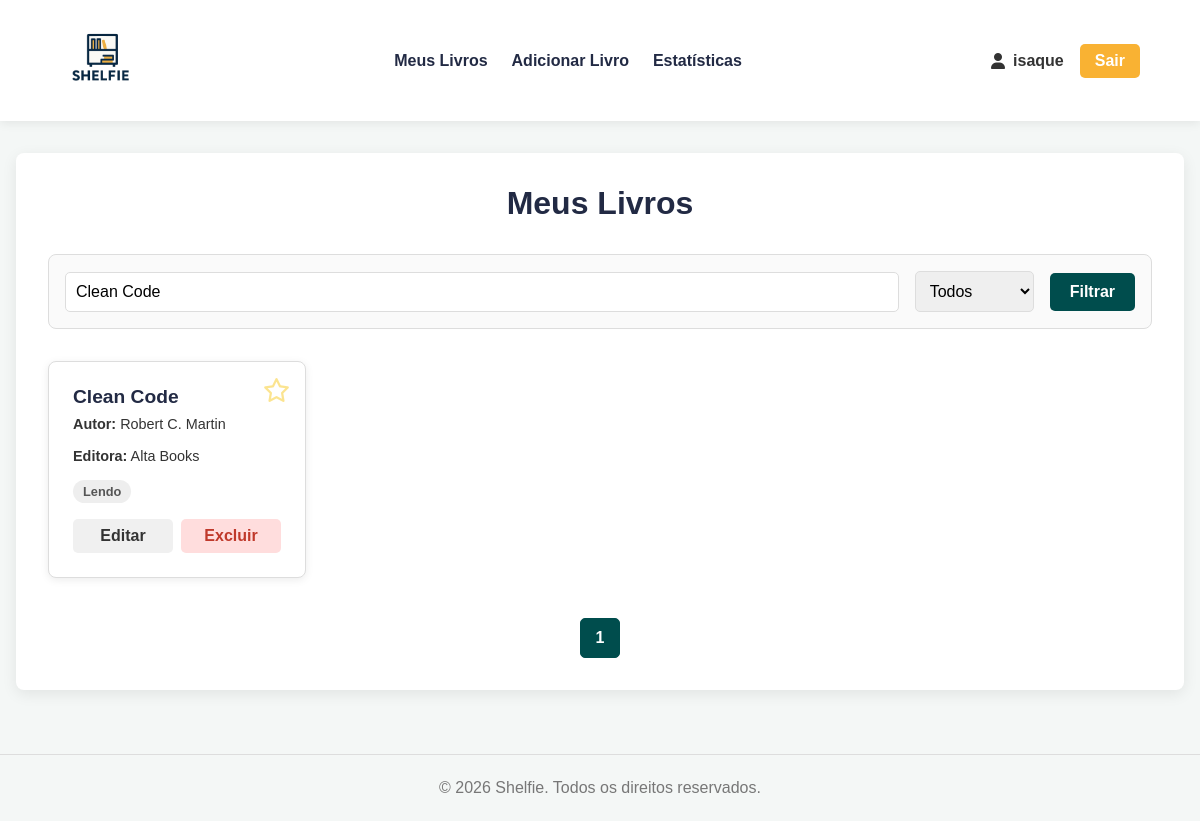
The app's page /app/meus_livros.php?busca=Clean Code (signed in) with its own data.
### tables this page shows
CREATE TABLE IF NOT EXISTS livros (
    id INT AUTO_INCREMENT PRIMARY KEY,
    id_usuario INT NOT NULL,
    titulo VARCHAR(255) NOT NULL,
    autor VARCHAR(150) NOT NULL,
    editora VARCHAR(150) DEFAULT NULL,
    categoria VARCHAR(100) DEFAULT NULL,
    andamento ENUM('Quero Ler', 'Lendo', 'Lido', 'Abandonei') NOT NULL DEFAULT 'Quero Ler',
    nota TINYINT DEFAULT NULL,
    resenha TEXT DEFAULT NULL,
    favorito TINYINT(1) NOT NULL DEFAULT 0,
    data_adicao DATETIME DEFAULT CURRENT_TIMESTAMP,
    FOREIGN KEY (id_usuario) REFERENCES usuarios(id) ON DELETE CASCADE
);

### app/meus_livros.php (the view, shortened to what this page needs)
<?php
include 'templates/header.php';
require 'conexao.php';
$limit = 8;
$page = isset($_GET['page']) ? (int)$_GET['page'] : 1;
$offset = ($page > 0) ? ($page - 1) * $limit : 0;
$params = [$_SESSION['id_usuario']];
$sql = "SELECT SQL_CALC_FOUND_ROWS * FROM livros WHERE id_usuario = ?";
if (!empty($_GET['busca'])) {
    $sql .= " AND (titulo LIKE ? OR autor LIKE ?)";
    $params[] = '%' . $_GET['busca'] . '%';
    $params[] = '%' . $_GET['busca'] . '%';
}
$sql .= " ORDER BY data_adicao DESC LIMIT $limit OFFSET $offset";
$stmt = $pdo->prepare($sql);
$stmt->execute($params);
$livros = $stmt->fetchAll(PDO::FETCH_ASSOC);
$total_livros = $pdo->query("SELECT FOUND_ROWS()")->fetchColumn();
$total_pages = ceil($total_livros / $limit);
?>
<div class="container page-container">
    <h1>Meus Livros</h1>
    <div class="search-filter-box">
        <form action="meus_livros.php" method="GET">
             <input type="text" name="busca" placeholder="Buscar por título ou autor..." value="<?= htmlspecialchars($_GET['busca'] ?? '') ?>">
            <select name="filtro_status">
                <option value="">Todos</option>
            </select>
            <button type="submit">Filtrar</button>
        </form>
    </div>
<div class="livros-grid">
    <?php foreach ($livros as $livro): ?>
        <div class="livro-card">
            <div class="card-favorito">
                <a href="processa_favorito.php?id=<?= $livro['id'] ?>">
                    <i class="<?= $livro['favorito'] ? 'fa-solid fa-star' : 'fa-regular fa-star' ?>"></i>
                </a>
            </div>
            <h4><?= htmlspecialchars($livro['titulo']) ?></h4>
            <p><strong>Autor:</strong> <?= htmlspecialchars($livro['autor']) ?></p>
            <?php if (!empty($livro['editora'])): ?>
                <p><strong>Editora:</strong> <?= htmlspecialchars($livro['editora']) ?></p>
            <?php endif; ?>
            <span class="status-tag"><?= htmlspecialchars($livro['andamento']) ?></span>
            <div class="card-actions">
                <a href="editar_livro.php?id=<?= $livro['id'] ?>" class="btn-edit">Editar</a>
                <a href="processa_exclusao.php?id=<?= $livro['id'] ?>" class="btn-delete" onclick="return confirm('Tem certeza que deseja excluir este livro?')">Excluir</a>
            </div>
        </div>
    <?php endforeach; ?>
</div>
    <div class="pagination">
        <?php for ($i = 1; $i <= $total_pages; $i++): ?>
            <a href="?page=<?= $i ?>&busca=<?= htmlspecialchars($_GET['busca'] ?? '') ?>&filtro_status=<?= htmlspecialchars($_GET['filtro_status'] ?? '') ?>" class="<?= $page == $i ? 'active' : '' ?>"><?= $i ?></a>
        <?php endfor; ?>
    </div>
</div>
<?php include 'templates/footer.php'; ?>

### app/css/style.css (style rules this page uses)
:root { --cor-principal: #004d4d; --cor-secundaria: #222a44; --cor-destaque: #f9b233; --cor-fundo: #f4f7f6; --cor-texto: #333; --cor-branca: #FFFFFF; --cor-borda: #ddd; --cor-sombra: rgba(0, 0, 0, 0.08); --cor-favorito: #f9ca24; }
* { margin: 0; padding: 0; box-sizing: border-box; font-family: 'Montserrat', sans-serif; }
body { background-color: var(--cor-fundo); color: var(--cor-texto); display: flex; flex-direction: column; min-height: 100vh; }
.container { width: 90%; max-width: 1200px; margin: 0 auto; }
a { text-decoration: none; color: var(--cor-principal); transition: color 0.3s ease; }
h1 { color: var(--cor-secundaria); margin-bottom: 2rem; text-align: center; }
.page-container { width: 100%; max-width: 1200px; margin: 0 auto; padding: 2rem; background-color: var(--cor-branca); border-radius: 8px; box-shadow: 0 4px 15px var(--cor-sombra); }
.search-filter-box { margin-bottom: 2rem; padding: 1rem; background-color: #fafafa; border-radius: 8px; border: 1px solid var(--cor-borda); }
.search-filter-box form { display: flex; gap: 1rem; align-items: center; }
.search-filter-box input, .search-filter-box select { padding: 10px; border: 1px solid var(--cor-borda); border-radius: 5px; font-size: 1rem; }
.search-filter-box input { flex: 1; }
.search-filter-box button { padding: 10px 20px; border: none; border-radius: 5px; background-color: var(--cor-principal); color: var(--cor-branca); font-size: 1rem; cursor: pointer; font-weight: 600; }
.livros-grid { display: grid; grid-template-columns: repeat(auto-fill, minmax(250px, 1fr)); gap: 1.5rem; }
.livro-card { background-color: var(--cor-branca); border: 1px solid var(--cor-borda); border-radius: 8px; padding: 1.5rem; box-shadow: 0 2px 8px var(--cor-sombra); position: relative; display: flex; flex-direction: column; }
.livro-card h4 { color: var(--cor-secundaria); margin-bottom: 0.5rem; font-size: 1.2rem; }
.livro-card p { margin-bottom: 1rem; font-size: 0.9rem; }
.status-tag { align-self: flex-start; background-color: #eee; color: #555; padding: 4px 10px; border-radius: 15px; font-size: 0.8rem; font-weight: 600; margin-bottom: 1rem; }
.card-favorito { position: absolute; top: 15px; right: 15px; font-size: 1.5rem; }
.card-favorito a { color: var(--cor-favorito); opacity: 0.5; }
.card-actions { margin-top: auto; display: flex; gap: 0.5rem; }
.card-actions a { padding: 8px 12px; border-radius: 5px; text-align: center; font-weight: 600; flex: 1; }
.btn-edit { background-color: #f0f0f0; color: var(--cor-texto); }
.btn-delete { background-color: #ffdddd; color: #c0392b; }
.pagination { display: flex; justify-content: center; gap: 0.5rem; margin-top: 2.5rem; }
.pagination a { color: var(--cor-principal); padding: 10px 15px; border: 1px solid var(--cor-borda); border-radius: 5px; font-weight: 600; }
.pagination a.active { background-color: var(--cor-principal); color: var(--cor-branca); border-color: var(--cor-principal); }

### records on screen
livros: favorito 0 (drawn), titulo "Clean Code", autor "Robert C. Martin", editora "Alta Books", andamento "Lendo"

### other values on screen
$nome_usuario "isaque"
